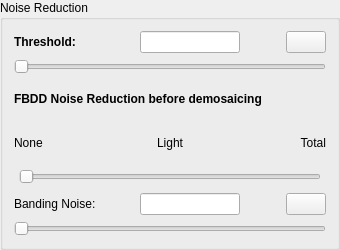
                  <widget class="QGroupBox" name="groupBox_8">
                   <property name="minimumSize">
                    <size>
                     <width>0</width>
                     <height>250</height>
                    </size>
                   </property>
                   <property name="title">
                    <string>Noise Reduction</string>
                   </property>
                   <layout class="QVBoxLayout" name="verticalLayout_15">
                    <item>
                     <layout class="QHBoxLayout" name="horizontalLayout_16">
                      <item>
                       <widget class="QLabel" name="L_threshold">
                        <property name="minimumSize">
                         <size>
                          <width>120</width>
                          <height>0</height>
                         </size>
                        </property>
                        <property name="maximumSize">
                         <size>
                          <width>120</width>
                          <height>16777215</height>
                         </size>
                        </property>
                        <property name="text">
                         <string>&lt;html&gt;&lt;head/&gt;&lt;body&gt;&lt;p&gt;&lt;span style=&quot; font-weight:600;&quot;&gt;Threshold:&lt;/span&gt;&lt;/p&gt;&lt;/body&gt;&lt;/html&gt;</string>
                        </property>
                       </widget>
                      </item>
                      <item>
                       <widget class="QLineEdit" name="LE_Threshold">
                        <property name="maximumSize">
                         <size>
                          <width>100</width>
                          <height>16777215</height>
                         </size>
                        </property>
                       </widget>
                      </item>
                      <item>
                       <spacer name="horizontalSpacer_14">
                        <property name="orientation">
                         <enum>Qt::Horizontal</enum>
                        </property>
                        <property name="sizeHint" stdset="0">
                         <size>
                          <width>40</width>
                          <height>20</height>
                         </size>
                        </property>
                       </spacer>
                      </item>
                      <item>
                       <widget class="QPushButton" name="B_ThresholdOrig">
                        <property name="minimumSize">
                         <size>
                          <width>0</width>
                          <height>0</height>
                         </size>
                        </property>
                        <property name="maximumSize">
                         <size>
                          <width>50</width>
                          <height>16777215</height>
                         </size>
                        </property>
                        <property name="text">
                         <string/>
                        </property>
                        <property name="icon">
                         <iconset resource="rawshop.qrc">
                          <normaloff>:/curved.ico</normaloff>:/curved.ico</iconset>
                        </property>
                       </widget>
                      </item>
                     </layout>
                    </item>
                    <item>
                     <widget class="QSlider" name="SD_Threshold">
                      <property name="minimum">
                       <number>0</number>
                      </property>
                      <property name="maximum">
                       <number>10000</number>
                      </property>
                      <property name="value">
                       <number>0</number>
                      </property>
                      <property name="orientation">
                       <enum>Qt::Horizontal</enum>
                      </property>
                     </widget>
                    </item>
                    <item>
                     <widget class="QLabel" name="label_17">
                      <property name="text">
                       <string>&lt;html&gt;&lt;head/&gt;&lt;body&gt;&lt;p&gt;&lt;span style=&quot; font-weight:600;&quot;&gt;FBDD Noise Reduction before demosaicing&lt;/span&gt;&lt;/p&gt;&lt;/body&gt;&lt;/html&gt;</string>
                      </property>
                     </widget>
                    </item>
                    <item>
                     <layout class="QHBoxLayout" name="horizontalLayout_26">
                      <item>
                       <widget class="QLabel" name="label_10">
                        <property name="text">
                         <string>None</string>
                        </property>
                       </widget>
                      </item>
                      <item>
                       <widget class="QLabel" name="label_15">
                        <property name="text">
                         <string>Light</string>
                        </property>
                        <property name="alignment">
                         <set>Qt::AlignCenter</set>
                        </property>
                       </widget>
                      </item>
                      <item>
                       <widget class="QLabel" name="label_16">
                        <property name="text">
                         <string>Total</string>
                        </property>
                        <property name="alignment">
                         <set>Qt::AlignRight|Qt::AlignTrailing|Qt::AlignVCenter</set>
                        </property>
                       </widget>
                      </item>
                     </layout>
                    </item>
                    <item>
                     <layout class="QHBoxLayout" name="horizontalLayout_27">
                      <item>
                       <spacer name="horizontalSpacer_5">
                        <property name="orientation">
                         <enum>Qt::Horizontal</enum>
                        </property>
                        <property name="sizeType">
                         <enum>QSizePolicy::Minimum</enum>
                        </property>
                        <property name="sizeHint" stdset="0">
                         <size>
                          <width>5</width>
                          <height>20</height>
                         </size>
                        </property>
                       </spacer>
                      </item>
                      <item>
                       <widget class="QSlider" name="SD_FDBB_noisereduction">
                        <property name="maximum">
                         <number>2</number>
                        </property>
                        <property name="pageStep">
                         <number>1</number>
                        </property>
                        <property name="orientation">
                         <enum>Qt::Horizontal</enum>
                        </property>
                       </widget>
                      </item>
                      <item>
                       <spacer name="horizontalSpacer_4">
                        <property name="orientation">
                         <enum>Qt::Horizontal</enum>
                        </property>
                        <property name="sizeType">
                         <enum>QSizePolicy::Minimum</enum>
                        </property>
                        <property name="sizeHint" stdset="0">
                         <size>
                          <width>5</width>
                          <height>20</height>
                         </size>
                        </property>
                       </spacer>
                      </item>
                     </layout>
                    </item>
                    <item>
                     <layout class="QHBoxLayout" name="horizontalLayout_19">
                      <item>
                       <widget class="QLabel" name="label_8">
                        <property name="minimumSize">
                         <size>
                          <width>120</width>
                          <height>0</height>
                         </size>
                        </property>
                        <property name="maximumSize">
                         <size>
                          <width>120</width>
                          <height>16777215</height>
                         </size>
                        </property>
                        <property name="text">
                         <string>Banding Noise:</string>
                        </property>
                       </widget>
                      </item>
                      <item>
                       <widget class="QLineEdit" name="LE_Banding_Noise">
                        <property name="maximumSize">
                         <size>
                          <width>100</width>
                          <height>16777215</height>
                         </size>
                        </property>
                       </widget>
                      </item>
                      <item>
                       <spacer name="horizontalSpacer_17">
                        <property name="orientation">
                         <enum>Qt::Horizontal</enum>
                        </property>
                        <property name="sizeHint" stdset="0">
                         <size>
                          <width>40</width>
                          <height>20</height>
                         </size>
                        </property>
                       </spacer>
                      </item>
                      <item>
                       <widget class="QPushButton" name="B_Reset_Banding">
                        <property name="minimumSize">
                         <size>
                          <width>0</width>
                          <height>0</height>
                         </size>
                        </property>
                        <property name="maximumSize">
                         <size>
                          <width>50</width>
                          <height>16777215</height>
                         </size>
                        </property>
                        <property name="text">
                         <string/>
                        </property>
                        <property name="icon">
                         <iconset resource="rawshop.qrc">
                          <normaloff>:/curved.ico</normaloff>:/curved.ico</iconset>
                        </property>
                       </widget>
                      </item>
                     </layout>
                    </item>
                    <item>
                     <layout class="QHBoxLayout" name="horizontalLayout_20">
                      <item>
                       <widget class="QSlider" name="SD_Banding_Noise">
                        <property name="minimumSize">
                         <size>
                          <width>0</width>
                          <height>0</height>
                         </size>
                        </property>
                        <property name="maximum">
                         <number>2000</number>
                        </property>
                        <property name="pageStep">
                         <number>10</number>
                        </property>
                        <property name="orientation">
                         <enum>Qt::Horizontal</enum>
                        </property>
                       </widget>
                      </item>
                     </layout>
                    </item>
                   </layout>
                  </widget>
